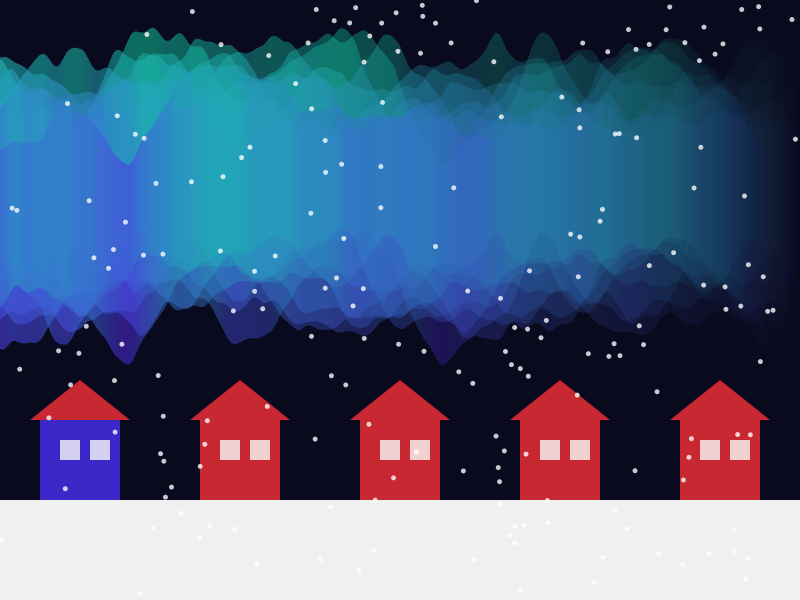
Frame 1 (no input)
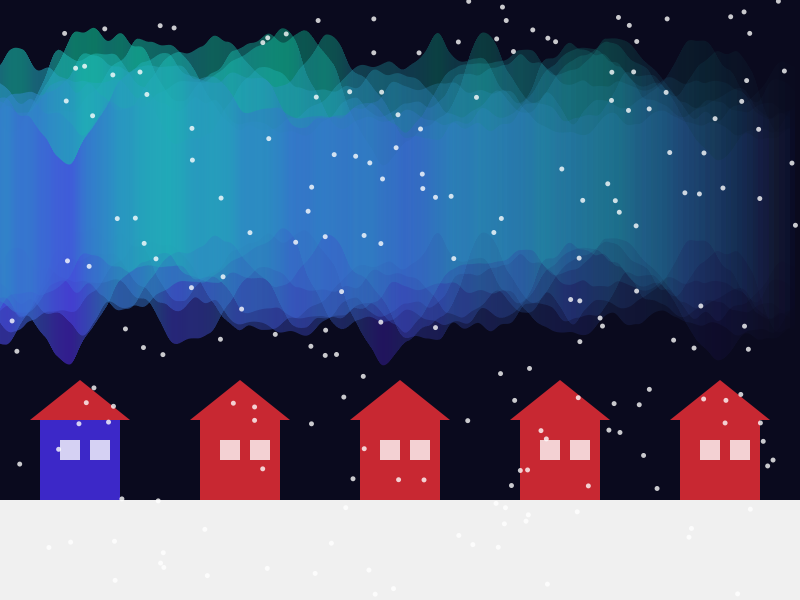
Frame 60 (the mouse pressed at the canvas centre just before this capture)
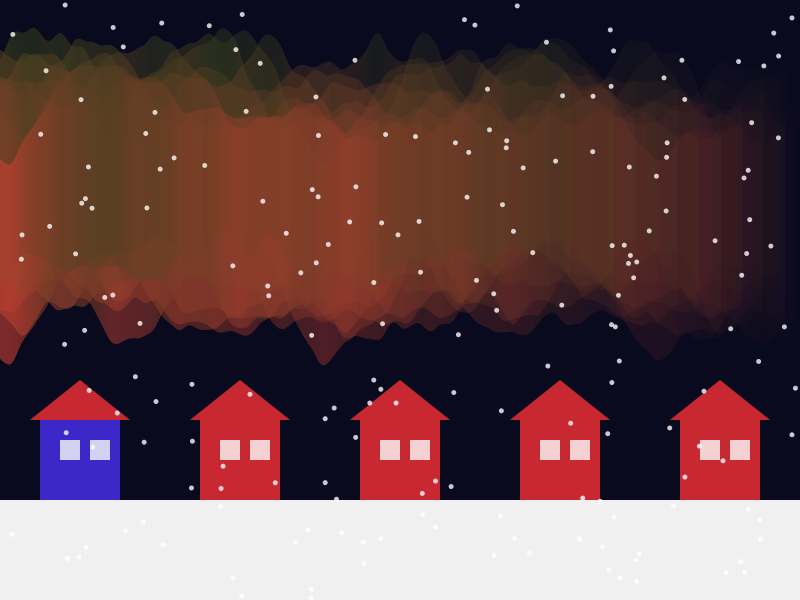
Frame 120 (the mouse held since frame 60 and released just before this capture)

The Processing sketch that drew these frames (run headless with seeded random() and noise(); from frame 60 on, the mouse is pressed at the canvas centre):

// Processing sketch: Yucheng_Tang
// ── Yucheng_Tang.pde
int numBands = 8;  // Number of aurora bands
float[] offsets;  // Offset for each band
float speed = 0.01;  // Speed of movement
int snowflakes = 200; // Number of snowflakes
float[] snowX = new float[snowflakes];
float[] snowY = new float[snowflakes];
float[] snowSpeed = new float[snowflakes];

color auroraColor1 = color(0, 255, 150);  // Initial aurora color
color auroraColor2 = color(100, 0, 255);  // Initial aurora color
float snowFallSpeed = 1.0;  // Initial snow falling speed

void setup() {
  size(800, 600);  // Canvas size
  noStroke();
  offsets = new float[numBands];
  for (int i = 0; i < numBands; i++) {
    offsets[i] = random(1000);  // Initialize random offsets for Perlin noise
  }
  
  // Initialize snowflake positions
  for (int i = 0; i < snowflakes; i++) {
    snowX[i] = random(width);
    snowY[i] = random(height);
    snowSpeed[i] = random(1, 3);
  }
}

void draw() {
  background(10, 10, 30);  // Dark sky background
  
  // Draw Aurora
  drawAurora();
  
  // Draw snow-covered ground
  drawSnowGround();
  
  // Draw houses on the ground
  drawHouses();
  
  // Draw falling snow
  drawSnow();
}

void drawAurora() {
  for (int i = 0; i < numBands; i++) {
    float xStart = 0;  // Start from the left edge
    float xEnd = width;  // Cover the entire canvas width

    for (float x = xStart; x < xEnd; x++) {
      float alpha = map(x, xStart, xEnd, 150, 0);  // Gradual transparency
      float noiseValue = noise(offsets[i] + x * 0.01);  // Use Perlin noise for smooth movement
      float yWave = map(noiseValue, 0, 1, -100, 100);  // Aurora waviness
      
      fill(lerpColor(auroraColor1, auroraColor2, noiseValue), alpha);  // Aurora color gradient
      rect(x, yWave + height / 2 - 200, 1, 200);  // Draw a thin vertical rectangle
    }
    offsets[i] += speed;  // Move the noise offset for animation
  }
}

void drawSnow() {
  for (int i = 0; i < snowflakes; i++) {
    fill(255, 200); // Semi-transparent snowflakes
    noStroke();
    ellipse(snowX[i], snowY[i], 5, 5); // Draw snowflake
    snowY[i] += snowSpeed[i] * snowFallSpeed; // Snowfall animation
    if (snowY[i] > height) {
      snowY[i] = 0; // Reset snowflake to the top
      snowX[i] = random(width); // Randomize horizontal position
    }
  }
}

void drawSnowGround() {
  fill(240);  // White snow
  rect(0, height - 100, width, 100);  // Snow-covered ground
}

void drawHouses() {
  fill(60, 40, 200); // Dark brown for house walls
  for (int i = 0; i < 5; i++) {
    float houseX = i * 160 + 40;
    rect(houseX, height - 180, 80, 80); // House base
    fill(255, 200); // Windows
    rect(houseX + 20, height - 160, 20, 20);
    rect(houseX + 50, height - 160, 20, 20);
    fill(200, 40, 50); // Roof color
    triangle(houseX - 10, height - 180, houseX + 40, height - 220, houseX + 90, height - 180); // Roof
  }
}

void mousePressed() {
  // Change aurora colors randomly when mouse is clicked
  auroraColor1 = color(random(255), random(255), random(255));
  auroraColor2 = color(random(255), random(255), random(255));

  // Randomize the snow falling speed
  snowFallSpeed = random(0.5, 3.0); 
}
